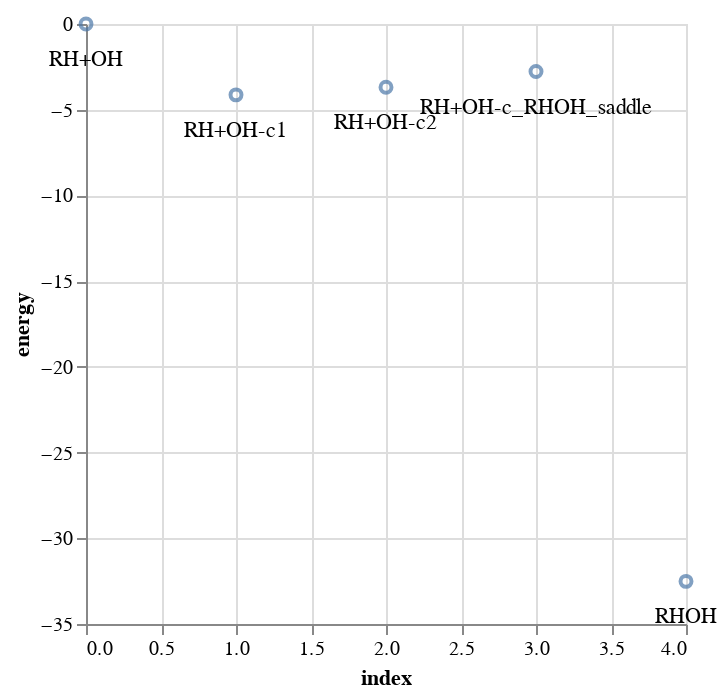

The notebook cell saved with this chart:
### Code cell
import altair as alt
import pint
import polars as pl

eh2kcal = pint.Quantity("hartree/molecule").m_as("kcal/mol")

data = [
    {"name": "RH+OH", "raw_energy": -195.006948667186 + -75.652016292465},
    {"name": "RH+OH-c1", "raw_energy": -270.665551608314},
    {"name": "RH+OH-c2", "raw_energy": -270.664841679987},
    {"name": "RH+OH-c_RHOH_saddle", "raw_energy": -270.663383567243},
    {"name": "RHOH", "raw_energy": -270.710776742582},
]
df = pl.DataFrame(data).with_row_index()
df = df.with_columns(energy=(pl.col("raw_energy") - pl.first("raw_energy")) * eh2kcal)

points = (
    alt.Chart(df)
    .mark_point()
    .encode(x="index:Q", y=alt.Y("energy:Q").scale(zero=False))
)

text = points.mark_text(align="center", baseline="top", dy=12).encode(text="name")

points + text

### Figure 1 — Vega-Lite specification as saved in the notebook (floating-point values rounded to 4 significant figures)
{"config": {"view": {"continuousWidth": 300, "continuousHeight": 300}}, "layer": [{"mark": {"type": "point"}, "encoding": {"x": {"field": "index", "type": "quantitative"}, "y": {"field": "energy", "scale": {"zero": false}, "type": "quantitative"}}}, {"mark": {"type": "text", "align": "center", "baseline": "top", "dy": 12}, "encoding": {"text": {"field": "name", "type": "nominal"}, "x": {"field": "index", "type": "quantitative"}, "y": {"field": "energy", "scale": {"zero": false}, "type": "quantitative"}}}], "data": {"name": "data-e444ea6ea7070ab4d02a3a261a6fcf43"}, "$schema": "https://vega.github.io/schema/vega-lite/v5.20.1.json", "datasets": {"data-e444ea6ea7070ab4d02a3a261a6fcf43": [{"index": 0, "name": "RH+OH", "raw_energy": -270.7, "energy": 0.0}, {"index": 1, "name": "RH+OH-c1", "raw_energy": -270.7, "energy": -4.133}, {"index": 2, "name": "RH+OH-c2", "raw_energy": -270.7, "energy": -3.688}, {"index": 3, "name": "RH+OH-c_RHOH_saddle", "raw_energy": -270.7, "energy": -2.773}, {"index": 4, "name": "RHOH", "raw_energy": -270.7, "energy": -32.51}]}}
